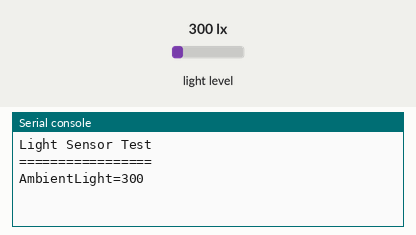
This program was run on a simulated ESP32 board running MicroPython. Parts: the last lines printed to the serial console. The test bench sets the inputs (shaded band); at power-on: light level 300 lx. Library files of the repository ran but are not shown: apds9960.py.

Above: at 1.2 s.
1.3 s: light level set to 40 lx
At 2.1 s:
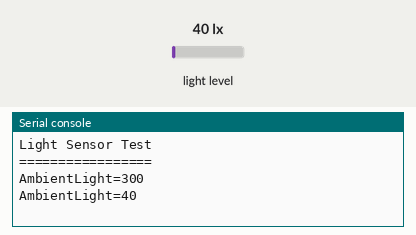
2.8 s: light level set to 500 lx
At 3.3 s:
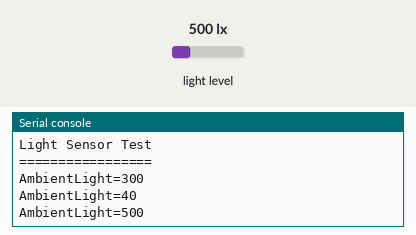

Measured:
- after the input at 1.3 s, the serial console: prints a new line after 0.21 s (image 1)
- after the input at 2.8 s, the serial console: prints a new line after 0.21 s (image 2)

The program:

ambient.py
```python
from time import sleep

from machine import Pin, I2C
from lib.config import *

from lib.sensors.apds9960 import *
from lib.sensors.apds9960 import uAPDS9960 as APDS9960

bus = I2C(sda=Pin(DEFAULT_IOTKIT_I2C_SDA), scl=Pin(DEFAULT_IOTKIT_I2C_SCL))

apds = APDS9960(bus)

print("Light Sensor Test")
print("=================")
apds.enableLightSensor()

oval = -1
while True:
    sleep(0.25)
    val = apds.readAmbientLight()
    if val != oval:
        print("AmbientLight={}".format(val))
        oval = val
```

config.py
```python
### Default Pins esp32-devkitC-V4 bzw. Mapping auf IoTKitV3.1 small

DEFAULT_IOTKIT_LED1 = 5
DEFAULT_IOTKIT_BUZZER = 26
DEFAULT_IOTKIT_BUTTON1 = 0

# I2C Bus D15 und D14
DEFAULT_IOTKIT_I2C_SCL = 4
DEFAULT_IOTKIT_I2C_SDA = 2

# H-Bridge D2 - D7
DEFAULT_IOTKIT_MOTOR1_FWD	= 12
DEFAULT_IOTKIT_MOTOR1_PWM	= 13
DEFAULT_IOTKIT_MOTOR1_REV	= 14
DEFAULT_IOTKIT_MOTOR2_FWD	= 16
DEFAULT_IOTKIT_MOTOR2_PWM	= 15
DEFAULT_IOTKIT_MOTOR2_REW = 17

# SPI Bus D10 (SS), D11 - D13
DEFAULT_IOTKIT_SPI_SCLK = 23
DEFAULT_IOTKIT_SPI_MISO = 22
DEFAULT_IOTKIT_SPI_MOSI = 21
DEFAULT_IOTKIT_SPI_SS   = 27

# 4 x 3 Header D9 und D8
DEFAULT_IOTKIT_SERVO1 = 19
DEFAULT_IOTKIT_SERVO2 = 18

# Analog Pins, A2 bis A5
DEFAULT_IOTKIT_POTI = 32
DEFAULT_IOTKIT_HALL_SENSOR = 33
DEFAULT_IOTKIT_ADC_4 = 34
DEFAULT_IOTKIT_ADC_5 = 35

# UART
DEFAULT_IOTKIT_UART_TX = 1
DEFAULT_IOTKIT_UART_RX = 3
```
